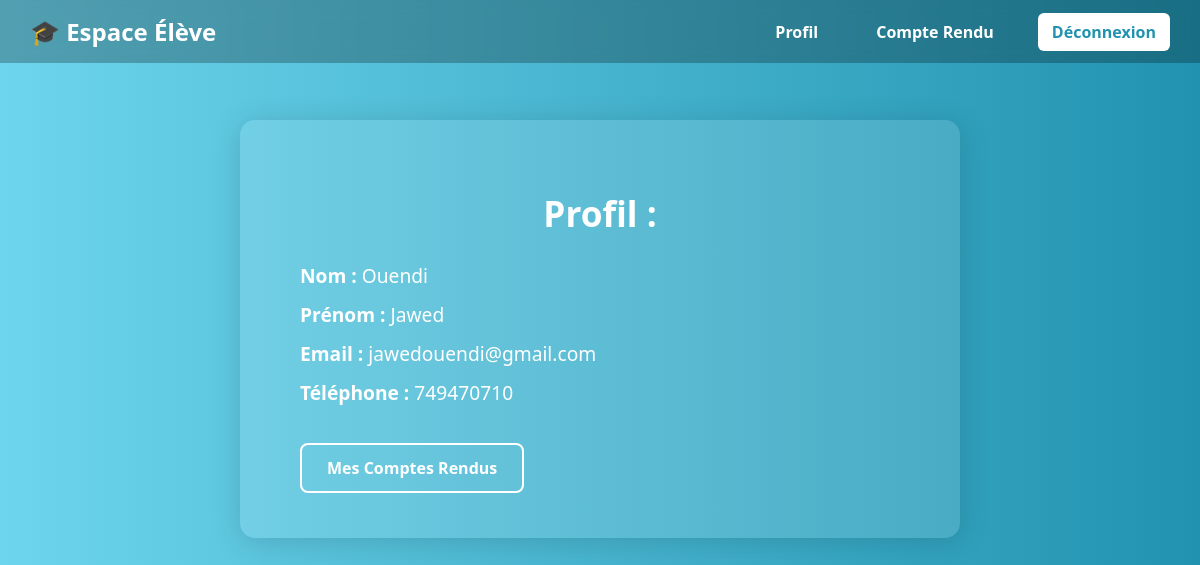
The app's page /FICHIER/profil_eleve.php (signed in), older data.
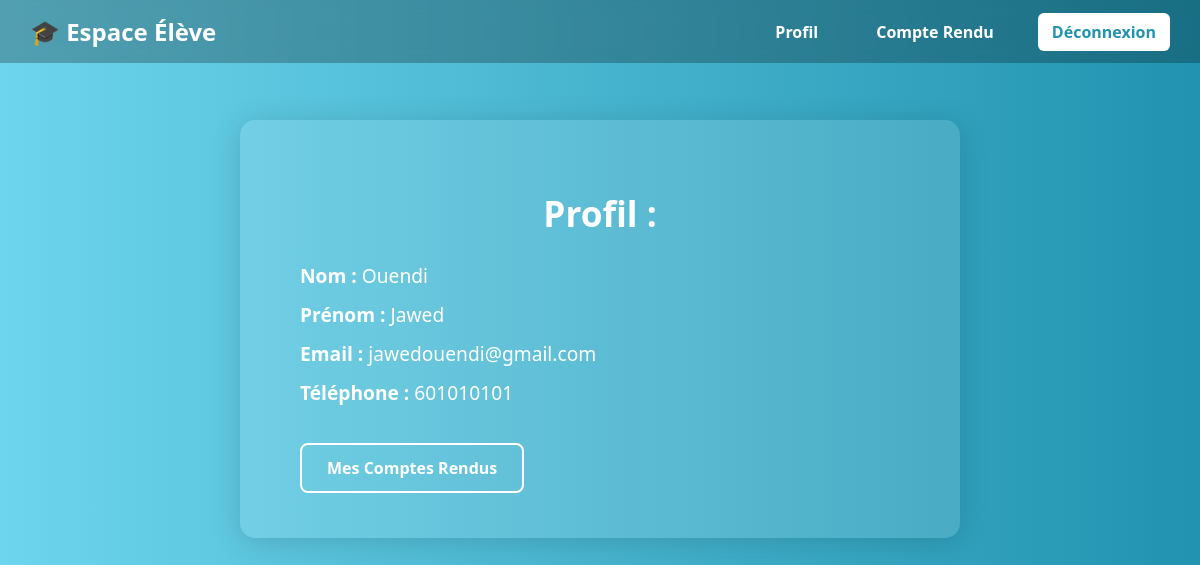
The same page, newer data.
### tables this page shows
CREATE TABLE `utilisateur` (
  `num` int(10) NOT NULL,
  `nom` varchar(100) NOT NULL,
  `prenom` varchar(100) NOT NULL,
  `tel` int(20) NOT NULL,
  `email` varchar(100) NOT NULL,
  `motdepasse` varchar(100) NOT NULL,
  `type` int(1) NOT NULL,
  `option` int(1) NOT NULL,
  `num_stage` int(10) NOT NULL,
  `code_verification` varchar(10) DEFAULT NULL
);

### FICHIER/profil_eleve.php (the view, shortened to what this page needs)
<?php
$pdo = new PDO('mysql:host=localhost;dbname=projet_jawed;charset=utf8', 'root', '');
$pdo->setAttribute(PDO::ATTR_ERRMODE, PDO::ERRMODE_EXCEPTION);
$stmt = $pdo->prepare("SELECT * FROM utilisateur WHERE email = ?");
$stmt->execute([$_SESSION['Sid']]);
$user = $stmt->fetch(PDO::FETCH_ASSOC);
?>
<!DOCTYPE html>
<html lang="fr">
<head>
    <link rel="stylesheet" href="profil_eleve.css">
</head>
<body>
<header>
    <nav class="navbar">
        <div class="logo">🎓 Espace Élève</div>
        <ul class="nav-links">
            <li><a href="profil_eleve.php">Profil</a></li>
            <li><a href="compterendu_eleve.php">Compte Rendu</a></li>
            <li><a href="logout.php" class="logout">Déconnexion</a></li>
        </ul>
    </nav>
</header>
<main class="content">
    <div class="profile-box">
        <h1>Profil :</h1>
        <div class="profile-info">
            <p><strong>Nom :</strong> <?= htmlspecialchars($user['nom']) ?></p>
            <p><strong>Prénom :</strong> <?= htmlspecialchars($user['prenom']) ?></p>
            <p><strong>Email :</strong> <?= htmlspecialchars($user['email']) ?></p>
            <p><strong>Téléphone :</strong> <?= htmlspecialchars($user['tel']) ?></p>
        </div>
        <a href="compterendu_eleve.php" class="btn secondary">Mes Comptes Rendus</a>
    </div>
</main>
</body>
</html>

### FICHIER/profil_eleve.css (style rules this page uses)
body { margin: 0; font-family: 'Segoe UI', Tahoma, Geneva, Verdana, sans-serif; background: linear-gradient(to right, #6dd5ed, #2193b0); color: white; min-height: 100vh; display: flex; flex-direction: column; }
header { width: 100%; background: rgba(0, 0, 0, 0.25); backdrop-filter: blur(8px); position: fixed; top: 0; left: 0; z-index: 100; }
.navbar { max-width: 1200px; margin: auto; display: flex; justify-content: space-between; align-items: center; padding: 15px 30px; }
.logo { font-size: 1.5em; font-weight: bold; }
.nav-links { list-style: none; display: flex; gap: 30px; margin: 0; padding: 0; }
.nav-links a { text-decoration: none; color: white; font-weight: 600; transition: 0.3s ease; padding: 8px 14px; border-radius: 6px; }
.nav-links .logout { background-color: white; color: #2193b0; font-weight: bold; transition: 0.3s; }
.content { flex-grow: 1; display: flex; justify-content: center; align-items: flex-start; padding-top: 120px; }
.profile-box { background: rgba(255, 255, 255, 0.12); padding: 45px 60px; border-radius: 15px; box-shadow: 0 4px 30px rgba(0, 0, 0, 0.15); text-align: left; max-width: 600px; width: 90%; }
.profile-box h1 { font-size: 2.2em; margin-bottom: 25px; text-align: center; }
.profile-info p { font-size: 1.2em; margin: 12px 0; }
.profile-info strong { color: #fff; font-weight: bold; }
.btn { background-color: white; color: #2193b0; text-decoration: none; padding: 12px 25px; border-radius: 8px; display: inline-block; font-weight: bold; transition: 0.3s; margin-top: 25px; }
.btn.secondary { background-color: transparent; border: 2px solid white; color: white; }

Row changes from the older to the newer data that the page shows:
changed utilisateur "Ouendi": tel "749470710" → "601010101"
